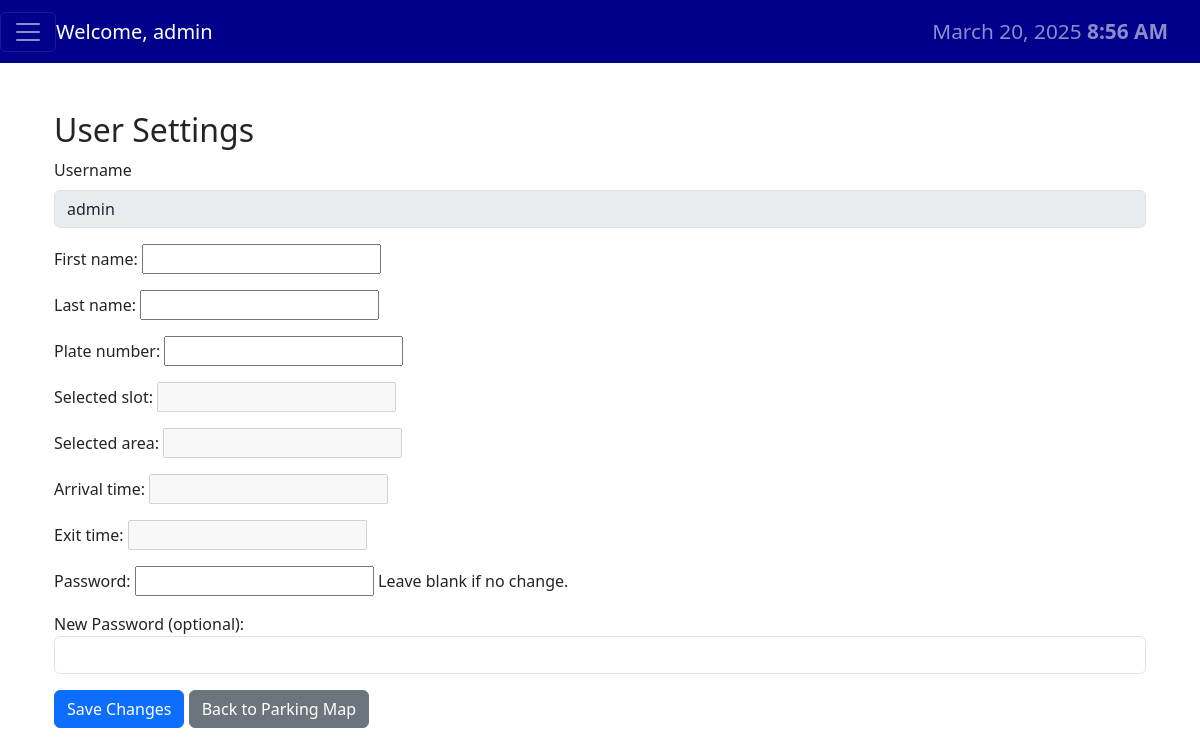
Before: /settings/ (signed in) with the older database file.
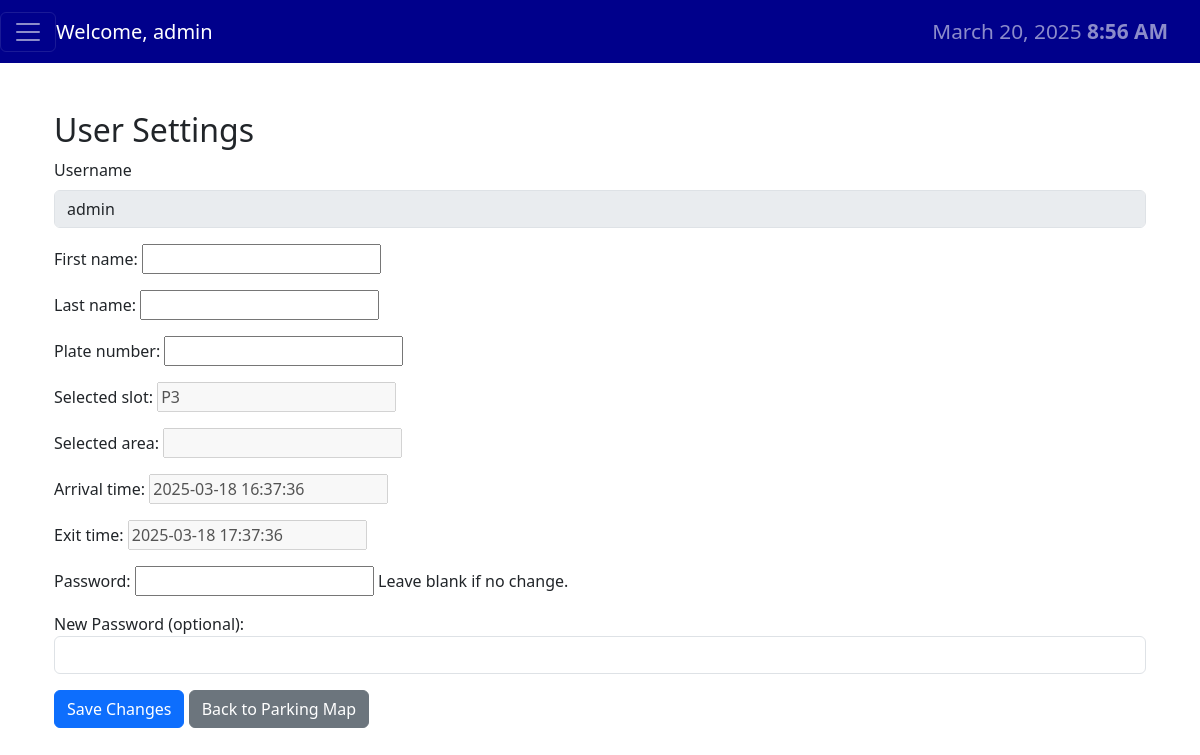
After: the same page with the newer database file.
### navigation/models.py (models this page shows, shortened)
class Profile(models.Model):
    user = models.OneToOneField(User, on_delete=models.CASCADE)
    plate_number = models.CharField(max_length=20, blank=True)
    selected_slot = models.CharField(max_length=5, blank=True)
    selected_area = models.CharField(max_length=50, blank=True)
    arrival_time = models.DateTimeField(null=True, blank=True)
    exit_time = models.DateTimeField(null=True, blank=True)

### navigation/views.py (the view)
# urls.py: path('settings/', views.user_settings, name='user_settings'),
@login_required
def user_settings(request):
    if request.method == 'POST':
        form = UserSettingsForm(request.POST, instance=request.user.profile, user=request.user)
        if form.is_valid():
            form.save()
            if request.POST.get('new_password'):
                request.user.set_password(request.POST['new_password'])
                request.user.save()
            return redirect('parking_map')
    else:
        form = UserSettingsForm(user=request.user, instance=request.user.profile)
    return render(request, 'navigation/user_settings.html', {
        'form': form,
    })

### navigation/forms.py (shortened to what this page needs)
class UserSettingsForm(forms.ModelForm):
    first_name = forms.CharField(max_length=30, required=True)
    last_name = forms.CharField(max_length=30, required=True)
    plate_number = forms.CharField(max_length=15, required=True)
    password = forms.CharField(max_length=100, required=False, widget=forms.PasswordInput, help_text='Leave blank if no change.')
    class Meta:
        model = Profile
        fields = ['first_name', 'last_name', 'plate_number', 'selected_slot', 'selected_area', 'arrival_time', 'exit_time']
    def __init__(self, *args, **kwargs):
        user = kwargs.pop('user')
        super().__init__(*args, **kwargs)
        self.user = user
        self.fields['first_name'].initial = user.first_name
        self.fields['last_name'].initial = user.last_name
        self.fields['plate_number'].initial = user.profile.plate_number
        self.fields['selected_slot'].disabled = True
        self.fields['selected_area'].disabled = True
        self.fields['arrival_time'].disabled = True
        self.fields['exit_time'].disabled = True

### navigation/templates/navigation/user_settings.html (shortened to what this page needs)
{% extends 'navigation/base.html' %}
{% block content %}
<div class="container mt-5">
  <h2>User Settings</h2>
  <form method="POST">
    <div class="mb-3">
      <label class="form-label">Username</label>
      <input type="text" class="form-control" value="{{ user.username }}" disabled>
    </div>
    {{ form.as_p }}
    <div class="mb-3">
      <label for="new_password">New Password (optional):</label>
      <input type="password" class="form-control" name="new_password">
    </div>
    <button type="submit" class="btn btn-primary">Save Changes</button>
    <a class="btn btn-secondary" href="{% url 'parking_map' %}">Back to Parking Map</a>
  </form>
</div>
{% endblock %}

Changed rows visible on the page:
changed Profile: selected_slot (not shown) → "P3"; arrival_time (not shown) → "2025-03-18 16:37:36"; exit_time (not shown) → "2025-03-18 17:37:36"
